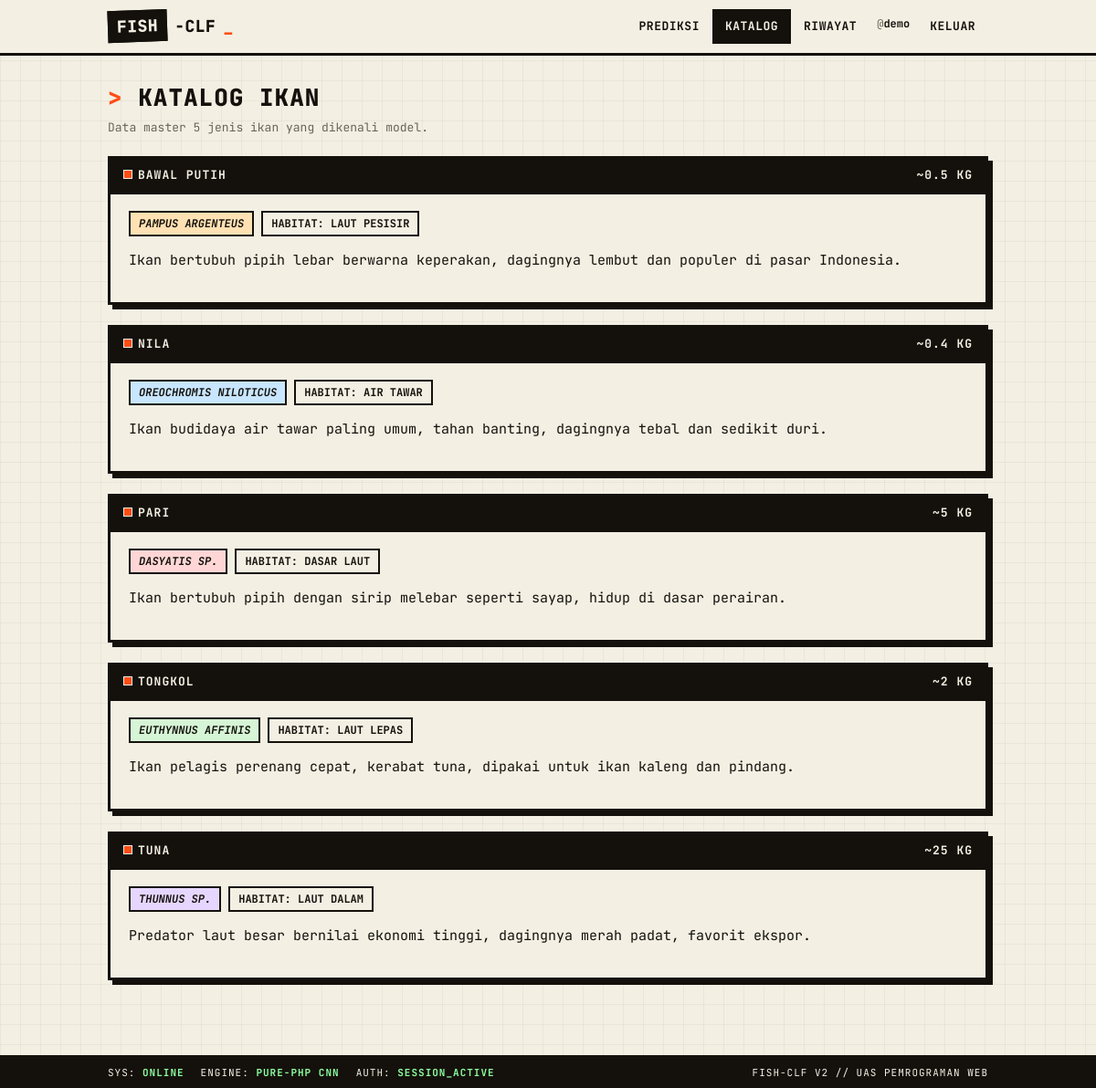
Screenshot of /catalog.php (signed in) with the database file from the repository.
### tables this page shows
CREATE TABLE `fish_catalog` (
  `id`              INT UNSIGNED NOT NULL AUTO_INCREMENT,
  `name`            VARCHAR(50)  NOT NULL,
  `scientific_name` VARCHAR(100) DEFAULT NULL,
  `habitat`         VARCHAR(100) DEFAULT NULL,
  `description`     TEXT         DEFAULT NULL,
  `avg_weight_kg`   DECIMAL(6,2) DEFAULT NULL,
  `created_by`      INT UNSIGNED DEFAULT NULL,
  `created_at`      TIMESTAMP    NOT NULL DEFAULT CURRENT_TIMESTAMP,
  `updated_at`      TIMESTAMP    NOT NULL DEFAULT CURRENT_TIMESTAMP ON UPDATE CURRENT_TIMESTAMP,
  PRIMARY KEY (`id`),
  UNIQUE KEY `uq_catalog_name` (`name`),
  KEY `idx_catalog_created_by` (`created_by`),
  CONSTRAINT `fk_catalog_user`
    FOREIGN KEY (`created_by`) REFERENCES `users` (`id`)
    ON DELETE SET NULL ON UPDATE CASCADE
);

### public/catalog.php (the view, shortened to what this page needs)
<?php
$cfg = require __DIR__ . '/../config.php';
require_once __DIR__ . '/_layout.php';
$rows = [];
try {
    $pdo  = Database::pdo($cfg);
    $rows = $pdo->query(
        'SELECT id, name, scientific_name, habitat, description, avg_weight_kg
         FROM fish_catalog ORDER BY name ASC'
    )->fetchAll();
} catch (PDOException $e) {
    $dbError = 'Database error. Pastikan MySQL nyala & fish_classifier.sql sudah di-import.';
}
?>
<h1 class="page-title">Katalog Ikan</h1>
<p class="page-sub">Data master <?= count($rows) ?> jenis ikan yang dikenali model.<?php if (Auth::isAdmin()): ?> // <a href="catalog_manage.php">Kelola data →</a><?php endif; ?></p>
<?php foreach ($rows as $i => $r):
    $bc = ['b1','b2','b3','b4','b5'][$i % 5]; ?>
  <div class="panel">
    <div class="panel-head">
      <span><span class="dot"></span><?= e($r['name']) ?></span>
      <span><?= $r['avg_weight_kg'] !== null ? '~'.rtrim(rtrim(number_format((float)$r['avg_weight_kg'],2),'0'),'.').' kg' : '' ?></span>
    </div>
    <div class="badges" style="margin-bottom:10px">
      <?php if ($r['scientific_name']): ?><span class="badge <?= $bc ?>"><i><?= e($r['scientific_name']) ?></i></span><?php endif; ?>
      <?php if ($r['habitat']): ?><span class="badge">habitat: <?= e($r['habitat']) ?></span><?php endif; ?>
    </div>
    <p><?= e($r['description']) ?: '<span class="mono-note">Belum ada deskripsi.</span>' ?></p>
  </div>
<?php endforeach; ?>

### public/assets/style.css (style rules this page uses)
:root { --paper:#f3efe3; --paper-2:#e8e2d0; --ink:#14110c; --line:#14110c; --orange:#ff4d15; --blue:#1b3af5; --green:#0c7a3f; --red:#d21414; --muted:#6b6555; --shadow:5px 5px 0 var(--ink); --shadow-sm:3px 3px 0 var(--ink); }
* { box-sizing:border-box }
html,body { margin:0;padding:0 }
body { background:var(--paper); background-image: linear-gradient(rgba(20,17,12,.045) 1px,transparent 1px), linear-gradient(90deg,rgba(20,17,12,.045) 1px,transparent 1px); background-size:22px 22px; color:var(--ink); font-family:"JetBrains Mono","SFMono-Regular",Consolas,"Liberation Mono",Menlo,monospace; font-size:15px; line-height:1.5; -webkit-font-smoothing:antialiased; }
.page-title { font-size:26px;font-weight:800;text-transform:uppercase;letter-spacing:1px; margin:0 0 4px; }
.page-title:before { content:"> ";color:var(--orange) }
.page-sub { color:var(--muted);margin:0 0 22px;font-size:13px }
.panel { background:var(--paper); border:3px solid var(--ink); box-shadow:var(--shadow); padding:20px;margin-bottom:22px; }
.panel-head { margin:-20px -20px 18px;padding:8px 14px; border-bottom:3px solid var(--ink); background:var(--ink);color:var(--paper); font-size:13px;text-transform:uppercase;letter-spacing:1px;font-weight:700; display:flex;justify-content:space-between;align-items:center; }
.panel-head .dot { width:10px;height:10px;background:var(--orange);border:1px solid var(--paper);display:inline-block;margin-right:6px }
.badges { display:flex;gap:8px;flex-wrap:wrap;margin-top:10px }
.badge { border:2px solid var(--ink);padding:3px 9px;font-size:12px;font-weight:700; text-transform:uppercase;background:var(--paper); }
.badge.b1 { background:#ffe1b3 }
.badge.b2 { background:#c8e6ff }
.badge.b3 { background:#ffd6d6 }
.badge.b4 { background:#d6f5d6 }
.badge.b5 { background:#e6d6ff }

### rows the page displays
fish_catalog: name "BAWAL PUTIH", avg_weight_kg "0.5", scientific_name "PAMPUS ARGENTEUS", habitat "LAUT PESISIR", description "Ikan bertubuh pipih lebar berwarna keperakan, dagingnya lembut dan populer di pasar Indonesia."
fish_catalog: name "NILA", avg_weight_kg "0.4", scientific_name "OREOCHROMIS NILOTICUS", habitat "AIR TAWAR", description "Ikan budidaya air tawar paling umum, tahan banting, dagingnya tebal dan sedikit duri."
fish_catalog: name "PARI", avg_weight_kg "5", scientific_name "DASYATIS SP.", habitat "DASAR LAUT", description "Ikan bertubuh pipih dengan sirip melebar seperti sayap, hidup di dasar perairan."
fish_catalog: name "TONGKOL", avg_weight_kg "2", scientific_name "EUTHYNNUS AFFINIS", habitat "LAUT LEPAS", description "Ikan pelagis perenang cepat, kerabat tuna, dipakai untuk ikan kaleng dan pindang."
fish_catalog: name "TUNA", avg_weight_kg "25", scientific_name "THUNNUS SP.", habitat "LAUT DALAM", description "Predator laut besar bernilai ekonomi tinggi, dagingnya merah padat, favorit ekspor."

### other values shown
$u['username'] "demo"
count($rows) "5"
